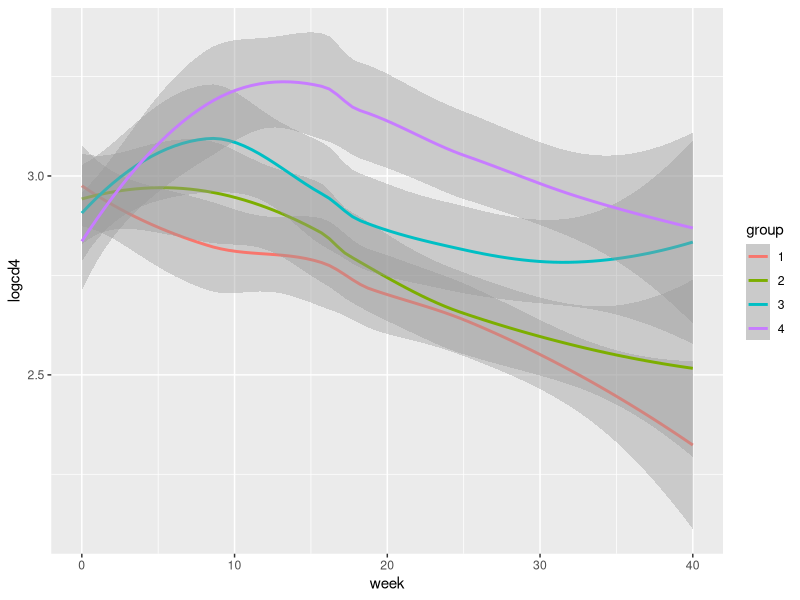

Generate this figure with R: (Note: this script raises an error after producing the figure.)
library(tidyverse)
library(foreign)
library(nlme)
library(modelr)
library(broom)
library(forcats)

# id
# group
#   ranges from 1 to 4
#   1-3 are dual therapy, 4 is triple therapy
# age
# sex
# week
# logcd4
cd4 <- read.dta("../datasets/cd4.dta") %>%
  as_tibble()

p1 <- ggplot(cd4, aes(x = week, y = logcd4, color = trt_label)) +
  geom_smooth(method = "loess")

# 8.2.1
# On a single graph, construct a smoothed time plot that displays the mean log
# CD4 counts versus time (in weeks) for the four treament groups. Describe the
# general characteristics of the time ternds for the four groups.
p1 <- ggplot(cd4, aes(x = week, y = logcd4, color = factor(group))) +
  geom_smooth(method = "loess") +
  labs(color = "group")

# groups 2, 3, and 4 have similar curves where there is an initial increase followed by
# a decrease. The onset of decrease is different for each group. Alos group 3 appears to
# increase again at week 33. Group 1 decreases without any increase period.

# 8.2.2
# Fit a model where each patient's response trajectory is represented by a randomly
# varying piecewise linear spline with a knot at week 16. That is fit a model
# with random intercepts and two randomly varying slopes, one slope for
# the changes in log CD4 counts before week 16, another slope for the changes
# in response after week 16. Allow the average slopes for chanes in response before and
# after week 16 to vary by group, but assume the mean response at
# baseline is the same in the four groups.
cd4 <- cd4 %>%
  mutate(
    week16 = (week - 16) * (week >= 16),
    group.factor = case_when(
      group == 1 ~ "group1",
      group == 2 ~ "group2",
      group == 3 ~ "group3",
      group == 4 ~ "group4"
    )
  )

# model1 <- lme(
#   logcd4 ~ week + week16 + week:group.factor + week16:group.factor,
#   data = cd4,
#   random = ~ week + week16 | id
# )

# 8.2.3
# Is a model with only randomly varying intercepts defensible? Explain?
model2 <- lme(
  logcd4 ~ week + week16 + week:group.factor + week16:group.factor,
  data = cd4,
  random = ~ 1 | id
)

insufficient <- cd4 %>%
  count(id) %>% 
  filter(n < 4)

sufficient <- anti_join(cd4, insufficient, by = "id")

week_model <- function(df) {
  lm(logcd4 ~ week + week16, data = df)
}

# sufficient <- sufficient %>%
#   group_by(id) %>%
#   nest() %>%
#   mutate(
#     lm_model = map(data, week_model),
#     data = map2(data, lm_model, add_predictions),
#     coefficients = map(lm_model, tidy)
#   ) %>%
#   unnest(coefficients) %>%
#   left_join(select(cd4, id, group) %>% distinct(), by = "id")

int_data <- sufficient %>%
  filter(term == "(Intercept)") %>%
  mutate(id_factor = fct_reorder2(factor(id), group, estimate))

p_int2 = int_data %>%
  ggplot(aes(x = estimate, y = id_factor)) + 
  geom_point() +
  geom_errorbarh(aes(xmax = estimate + std.error, xmin = estimate - std.error)) +
  facet_grid(group ~ .)

p_week = sufficient %>%
  filter(term == "week") %>%
  mutate(id_factor = fct_reorder2(factor(id), group, estimate)) %>%
  ggplot(aes(x = estimate, y = id_factor)) + 
  geom_point() +
  geom_errorbarh(aes(xmax = estimate + std.error, xmin = estimate - std.error)) +
  facet_grid(group ~ .)

p_week16 = sufficient %>%
  filter(term == "week16") %>%
  mutate(id_factor = fct_reorder2(factor(id), group, estimate)) %>%
  ggplot(aes(x = estimate, y = id_factor)) + 
  geom_point() +
  geom_errorbarh(aes(xmax = estimate + std.error, xmin = estimate - std.error)) +
  facet_grid(group ~ .)

# cd4_groups <- groupedData(
#   logcd4 ~ week + week16 | id,
#   data = as_data_frame(sufficient),
#   labels = list(x = "week", y = "logcd4"),
#   outer = ~ group
# )  

# No it is not defensible. According to AIC, BIC, and logLike, model1 is better.
# Also looking at the plots (p_week and p_week16) there is inidvidual varaion among the
# models which is better explained by a model with random intercepts and slopes.

# 8.2.4
# Construct a 6-degress-of-freedom test of the null hypthesis of no treatment
# group differences in the changes in log CD4 counts.

